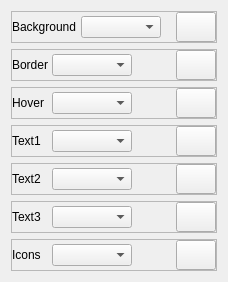
          <widget class="QWidget" name="theming_dividers">
           <property name="geometry">
            <rect>
             <x>0</x>
             <y>0</y>
             <width>213</width>
             <height>278</height>
            </rect>
           </property>
           <attribute name="label">
            <string>Panel-Dividers</string>
           </attribute>
           <layout class="QVBoxLayout" name="verticalLayout_12">
            <item>
             <widget class="QFrame" name="background_15">
              <property name="maximumSize">
               <size>
                <width>16777215</width>
                <height>16777215</height>
               </size>
              </property>
              <property name="frameShape">
               <enum>QFrame::StyledPanel</enum>
              </property>
              <property name="frameShadow">
               <enum>QFrame::Raised</enum>
              </property>
              <layout class="QHBoxLayout" name="horizontalLayout_71">
               <property name="spacing">
                <number>4</number>
               </property>
               <property name="leftMargin">
                <number>0</number>
               </property>
               <property name="topMargin">
                <number>0</number>
               </property>
               <property name="rightMargin">
                <number>0</number>
               </property>
               <property name="bottomMargin">
                <number>0</number>
               </property>
               <item>
                <widget class="QLabel" name="background_16">
                 <property name="minimumSize">
                  <size>
                   <width>0</width>
                   <height>0</height>
                  </size>
                 </property>
                 <property name="maximumSize">
                  <size>
                   <width>70</width>
                   <height>16777215</height>
                  </size>
                 </property>
                 <property name="text">
                  <string>Background</string>
                 </property>
                </widget>
               </item>
               <item>
                <widget class="QComboBox" name="changeSelectedColor_68">
                 <property name="minimumSize">
                  <size>
                   <width>80</width>
                   <height>0</height>
                  </size>
                 </property>
                 <property name="maximumSize">
                  <size>
                   <width>80</width>
                   <height>16777215</height>
                  </size>
                 </property>
                </widget>
               </item>
               <item>
                <widget class="QLabel" name="selectedColor_68">
                 <property name="minimumSize">
                  <size>
                   <width>0</width>
                   <height>24</height>
                  </size>
                 </property>
                 <property name="maximumSize">
                  <size>
                   <width>50</width>
                   <height>24</height>
                  </size>
                 </property>
                 <property name="text">
                  <string/>
                 </property>
                </widget>
               </item>
               <item>
                <widget class="QPushButton" name="colorPicker_68">
                 <property name="minimumSize">
                  <size>
                   <width>40</width>
                   <height>30</height>
                  </size>
                 </property>
                 <property name="maximumSize">
                  <size>
                   <width>40</width>
                   <height>30</height>
                  </size>
                 </property>
                 <property name="cursor">
                  <cursorShape>PointingHandCursor</cursorShape>
                 </property>
                 <property name="text">
                  <string/>
                 </property>
                </widget>
               </item>
              </layout>
             </widget>
            </item>
            <item>
             <widget class="QFrame" name="border_15">
              <property name="maximumSize">
               <size>
                <width>16777215</width>
                <height>16777215</height>
               </size>
              </property>
              <property name="frameShape">
               <enum>QFrame::StyledPanel</enum>
              </property>
              <property name="frameShadow">
               <enum>QFrame::Raised</enum>
              </property>
              <layout class="QHBoxLayout" name="horizontalLayout_69">
               <property name="spacing">
                <number>4</number>
               </property>
               <property name="leftMargin">
                <number>0</number>
               </property>
               <property name="topMargin">
                <number>0</number>
               </property>
               <property name="rightMargin">
                <number>0</number>
               </property>
               <property name="bottomMargin">
                <number>0</number>
               </property>
               <item>
                <widget class="QLabel" name="border_16">
                 <property name="minimumSize">
                  <size>
                   <width>0</width>
                   <height>0</height>
                  </size>
                 </property>
                 <property name="maximumSize">
                  <size>
                   <width>70</width>
                   <height>16777215</height>
                  </size>
                 </property>
                 <property name="text">
                  <string>Border</string>
                 </property>
                </widget>
               </item>
               <item>
                <widget class="QComboBox" name="changeSelectedColor_66">
                 <property name="minimumSize">
                  <size>
                   <width>80</width>
                   <height>0</height>
                  </size>
                 </property>
                 <property name="maximumSize">
                  <size>
                   <width>80</width>
                   <height>16777215</height>
                  </size>
                 </property>
                </widget>
               </item>
               <item>
                <widget class="QLabel" name="selectedColor_66">
                 <property name="minimumSize">
                  <size>
                   <width>0</width>
                   <height>24</height>
                  </size>
                 </property>
                 <property name="maximumSize">
                  <size>
                   <width>50</width>
                   <height>24</height>
                  </size>
                 </property>
                 <property name="text">
                  <string/>
                 </property>
                </widget>
               </item>
               <item>
                <widget class="QPushButton" name="colorPicker_66">
                 <property name="minimumSize">
                  <size>
                   <width>40</width>
                   <height>30</height>
                  </size>
                 </property>
                 <property name="maximumSize">
                  <size>
                   <width>40</width>
                   <height>30</height>
                  </size>
                 </property>
                 <property name="cursor">
                  <cursorShape>PointingHandCursor</cursorShape>
                 </property>
                 <property name="text">
                  <string/>
                 </property>
                </widget>
               </item>
              </layout>
             </widget>
            </item>
            <item>
             <widget class="QFrame" name="hover_15">
              <property name="maximumSize">
               <size>
                <width>16777215</width>
                <height>16777215</height>
               </size>
              </property>
              <property name="frameShape">
               <enum>QFrame::StyledPanel</enum>
              </property>
              <property name="frameShadow">
               <enum>QFrame::Raised</enum>
              </property>
              <layout class="QHBoxLayout" name="horizontalLayout_72">
               <property name="spacing">
                <number>4</number>
               </property>
               <property name="leftMargin">
                <number>0</number>
               </property>
               <property name="topMargin">
                <number>0</number>
               </property>
               <property name="rightMargin">
                <number>0</number>
               </property>
               <property name="bottomMargin">
                <number>0</number>
               </property>
               <item>
                <widget class="QLabel" name="hover_16">
                 <property name="minimumSize">
                  <size>
                   <width>0</width>
                   <height>0</height>
                  </size>
                 </property>
                 <property name="maximumSize">
                  <size>
                   <width>70</width>
                   <height>16777215</height>
                  </size>
                 </property>
                 <property name="text">
                  <string>Hover</string>
                 </property>
                </widget>
               </item>
               <item>
                <widget class="QComboBox" name="changeSelectedColor_69">
                 <property name="minimumSize">
                  <size>
                   <width>80</width>
                   <height>0</height>
                  </size>
                 </property>
                 <property name="maximumSize">
                  <size>
                   <width>80</width>
                   <height>16777215</height>
                  </size>
                 </property>
                </widget>
               </item>
               <item>
                <widget class="QLabel" name="selectedColor_69">
                 <property name="minimumSize">
                  <size>
                   <width>0</width>
                   <height>24</height>
                  </size>
                 </property>
                 <property name="maximumSize">
                  <size>
                   <width>50</width>
                   <height>24</height>
                  </size>
                 </property>
                 <property name="text">
                  <string/>
                 </property>
                </widget>
               </item>
               <item>
                <widget class="QPushButton" name="colorPicker_69">
                 <property name="minimumSize">
                  <size>
                   <width>40</width>
                   <height>30</height>
                  </size>
                 </property>
                 <property name="maximumSize">
                  <size>
                   <width>40</width>
                   <height>30</height>
                  </size>
                 </property>
                 <property name="cursor">
                  <cursorShape>PointingHandCursor</cursorShape>
                 </property>
                 <property name="text">
                  <string/>
                 </property>
                </widget>
               </item>
              </layout>
             </widget>
            </item>
            <item>
             <widget class="QFrame" name="text1_15">
              <property name="maximumSize">
               <size>
                <width>16777215</width>
                <height>16777215</height>
               </size>
              </property>
              <property name="frameShape">
               <enum>QFrame::StyledPanel</enum>
              </property>
              <property name="frameShadow">
               <enum>QFrame::Raised</enum>
              </property>
              <layout class="QHBoxLayout" name="horizontalLayout_34">
               <property name="spacing">
                <number>4</number>
               </property>
               <property name="leftMargin">
                <number>0</number>
               </property>
               <property name="topMargin">
                <number>0</number>
               </property>
               <property name="rightMargin">
                <number>0</number>
               </property>
               <property name="bottomMargin">
                <number>0</number>
               </property>
               <item>
                <widget class="QLabel" name="text1_16">
                 <property name="minimumSize">
                  <size>
                   <width>0</width>
                   <height>0</height>
                  </size>
                 </property>
                 <property name="maximumSize">
                  <size>
                   <width>70</width>
                   <height>16777215</height>
                  </size>
                 </property>
                 <property name="text">
                  <string>Text1</string>
                 </property>
                </widget>
               </item>
               <item>
                <widget class="QComboBox" name="changeSelectedColor_64">
                 <property name="minimumSize">
                  <size>
                   <width>80</width>
                   <height>0</height>
                  </size>
                 </property>
                 <property name="maximumSize">
                  <size>
                   <width>80</width>
                   <height>16777215</height>
                  </size>
                 </property>
                </widget>
               </item>
               <item>
                <widget class="QLabel" name="selectedColor_64">
                 <property name="minimumSize">
                  <size>
                   <width>0</width>
                   <height>24</height>
                  </size>
                 </property>
                 <property name="maximumSize">
                  <size>
                   <width>50</width>
                   <height>24</height>
                  </size>
                 </property>
                 <property name="text">
                  <string/>
                 </property>
                </widget>
               </item>
               <item>
                <widget class="QPushButton" name="colorPicker_64">
                 <property name="minimumSize">
                  <size>
                   <width>40</width>
                   <height>30</height>
                  </size>
                 </property>
                 <property name="maximumSize">
                  <size>
                   <width>40</width>
                   <height>30</height>
                  </size>
                 </property>
                 <property name="cursor">
                  <cursorShape>PointingHandCursor</cursorShape>
                 </property>
                 <property name="text">
                  <string/>
                 </property>
                </widget>
               </item>
              </layout>
             </widget>
            </item>
            <item>
             <widget class="QFrame" name="text2_15">
              <property name="maximumSize">
               <size>
                <width>16777215</width>
                <height>16777215</height>
               </size>
              </property>
              <property name="frameShape">
               <enum>QFrame::StyledPanel</enum>
              </property>
              <property name="frameShadow">
               <enum>QFrame::Raised</enum>
              </property>
              <layout class="QHBoxLayout" name="horizontalLayout_70">
               <property name="spacing">
                <number>4</number>
               </property>
               <property name="leftMargin">
                <number>0</number>
               </property>
               <property name="topMargin">
                <number>0</number>
               </property>
               <property name="rightMargin">
                <number>0</number>
               </property>
               <property name="bottomMargin">
                <number>0</number>
               </property>
               <item>
                <widget class="QLabel" name="text2_16">
                 <property name="minimumSize">
                  <size>
                   <width>0</width>
                   <height>0</height>
                  </size>
                 </property>
                 <property name="maximumSize">
                  <size>
                   <width>70</width>
                   <height>16777215</height>
                  </size>
                 </property>
                 <property name="text">
                  <string>Text2</string>
                 </property>
                </widget>
               </item>
               <item>
                <widget class="QComboBox" name="changeSelectedColor_67">
                 <property name="minimumSize">
                  <size>
                   <width>80</width>
                   <height>0</height>
                  </size>
                 </property>
                 <property name="maximumSize">
                  <size>
                   <width>80</width>
                   <height>16777215</height>
                  </size>
                 </property>
                </widget>
               </item>
               <item>
                <widget class="QLabel" name="selectedColor_67">
                 <property name="minimumSize">
                  <size>
                   <width>0</width>
                   <height>24</height>
                  </size>
                 </property>
                 <property name="maximumSize">
                  <size>
                   <width>50</width>
                   <height>24</height>
                  </size>
                 </property>
                 <property name="text">
                  <string/>
                 </property>
                </widget>
               </item>
               <item>
                <widget class="QPushButton" name="colorPicker_67">
                 <property name="minimumSize">
                  <size>
                   <width>40</width>
                   <height>30</height>
                  </size>
                 </property>
                 <property name="maximumSize">
                  <size>
                   <width>40</width>
                   <height>30</height>
                  </size>
                 </property>
                 <property name="cursor">
                  <cursorShape>PointingHandCursor</cursorShape>
                 </property>
                 <property name="text">
                  <string/>
                 </property>
                </widget>
               </item>
              </layout>
             </widget>
            </item>
            <item>
             <widget class="QFrame" name="text3_15">
              <property name="maximumSize">
               <size>
                <width>16777215</width>
                <height>16777215</height>
               </size>
              </property>
              <property name="frameShape">
               <enum>QFrame::StyledPanel</enum>
              </property>
              <property name="frameShadow">
               <enum>QFrame::Raised</enum>
              </property>
              <layout class="QHBoxLayout" name="horizontalLayout_74">
               <property name="spacing">
                <number>4</number>
               </property>
               <property name="leftMargin">
                <number>0</number>
               </property>
               <property name="topMargin">
                <number>0</number>
               </property>
               <property name="rightMargin">
                <number>0</number>
               </property>
               <property name="bottomMargin">
                <number>0</number>
               </property>
               <item>
                <widget class="QLabel" name="text3_16">
                 <property name="minimumSize">
                  <size>
                   <width>0</width>
                   <height>0</height>
                  </size>
                 </property>
                 <property name="maximumSize">
                  <size>
                   <width>70</width>
                   <height>16777215</height>
                  </size>
                 </property>
                 <property name="text">
                  <string>Text3</string>
                 </property>
                </widget>
               </item>
               <item>
                <widget class="QComboBox" name="changeSelectedColor_71">
                 <property name="minimumSize">
                  <size>
                   <width>80</width>
                   <height>0</height>
                  </size>
                 </property>
                 <property name="maximumSize">
                  <size>
                   <width>80</width>
                   <height>16777215</height>
                  </size>
                 </property>
                </widget>
               </item>
               <item>
                <widget class="QLabel" name="selectedColor_71">
                 <property name="minimumSize">
                  <size>
                   <width>0</width>
                   <height>24</height>
                  </size>
                 </property>
                 <property name="maximumSize">
                  <size>
                   <width>50</width>
                   <height>24</height>
                  </size>
                 </property>
                 <property name="text">
                  <string/>
                 </property>
                </widget>
               </item>
               <item>
                <widget class="QPushButton" name="colorPicker_71">
                 <property name="minimumSize">
                  <size>
                   <width>40</width>
                   <height>30</height>
                  </size>
                 </property>
                 <property name="maximumSize">
                  <size>
                   <width>40</width>
                   <height>30</height>
                  </size>
                 </property>
                 <property name="cursor">
                  <cursorShape>PointingHandCursor</cursorShape>
                 </property>
                 <property name="text">
                  <string/>
                 </property>
                </widget>
               </item>
              </layout>
             </widget>
            </item>
            <item>
             <widget class="QFrame" name="icons_15">
              <property name="maximumSize">
               <size>
                <width>16777215</width>
                <height>16777215</height>
               </size>
              </property>
              <property name="frameShape">
               <enum>QFrame::StyledPanel</enum>
              </property>
              <property name="frameShadow">
               <enum>QFrame::Raised</enum>
              </property>
              <layout class="QHBoxLayout" name="horizontalLayout_35">
               <property name="spacing">
                <number>4</number>
               </property>
               <property name="leftMargin">
                <number>0</number>
               </property>
               <property name="topMargin">
                <number>0</number>
               </property>
               <property name="rightMargin">
                <number>0</number>
               </property>
               <property name="bottomMargin">
                <number>0</number>
               </property>
               <item>
                <widget class="QLabel" name="icons_16">
                 <property name="minimumSize">
                  <size>
                   <width>0</width>
                   <height>0</height>
                  </size>
                 </property>
                 <property name="maximumSize">
                  <size>
                   <width>70</width>
                   <height>16777215</height>
                  </size>
                 </property>
                 <property name="text">
                  <string>Icons</string>
                 </property>
                </widget>
               </item>
               <item>
                <widget class="QComboBox" name="changeSelectedColor_65">
                 <property name="minimumSize">
                  <size>
                   <width>80</width>
                   <height>0</height>
                  </size>
                 </property>
                 <property name="maximumSize">
                  <size>
                   <width>80</width>
                   <height>16777215</height>
                  </size>
                 </property>
                </widget>
               </item>
               <item>
                <widget class="QLabel" name="selectedColor_65">
                 <property name="minimumSize">
                  <size>
                   <width>0</width>
                   <height>24</height>
                  </size>
                 </property>
                 <property name="maximumSize">
                  <size>
                   <width>50</width>
                   <height>24</height>
                  </size>
                 </property>
                 <property name="text">
                  <string/>
                 </property>
                </widget>
               </item>
               <item>
                <widget class="QPushButton" name="colorPicker_65">
                 <property name="minimumSize">
                  <size>
                   <width>40</width>
                   <height>30</height>
                  </size>
                 </property>
                 <property name="maximumSize">
                  <size>
                   <width>40</width>
                   <height>30</height>
                  </size>
                 </property>
                 <property name="cursor">
                  <cursorShape>PointingHandCursor</cursorShape>
                 </property>
                 <property name="text">
                  <string/>
                 </property>
                </widget>
               </item>
              </layout>
             </widget>
            </item>
           </layout>
          </widget>
